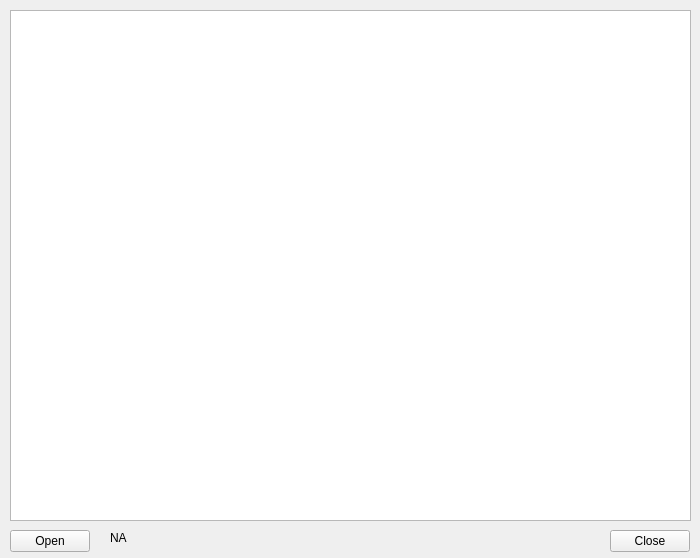
<?xml version="1.0" encoding="UTF-8"?>
<ui version="4.0">
 <class>Form</class>
 <widget class="QWidget" name="Form">
  <property name="geometry">
   <rect>
    <x>0</x>
    <y>0</y>
    <width>700</width>
    <height>558</height>
   </rect>
  </property>
  <property name="windowTitle">
   <string>ImageViewer</string>
  </property>
  <widget class="QPushButton" name="pushButton_OpenImage">
   <property name="geometry">
    <rect>
     <x>10</x>
     <y>530</y>
     <width>80</width>
     <height>22</height>
    </rect>
   </property>
   <property name="text">
    <string>Open</string>
   </property>
  </widget>
  <widget class="QGraphicsView" name="graphicsView__Image">
   <property name="geometry">
    <rect>
     <x>10</x>
     <y>10</y>
     <width>681</width>
     <height>511</height>
    </rect>
   </property>
  </widget>
  <widget class="QPushButton" name="pushButton_Close">
   <property name="geometry">
    <rect>
     <x>610</x>
     <y>530</y>
     <width>80</width>
     <height>22</height>
    </rect>
   </property>
   <property name="text">
    <string>Close</string>
   </property>
  </widget>
  <widget class="QLabel" name="label_Path">
   <property name="geometry">
    <rect>
     <x>110</x>
     <y>530</y>
     <width>241</width>
     <height>16</height>
    </rect>
   </property>
   <property name="text">
    <string>NA</string>
   </property>
  </widget>
 </widget>
 <resources/>
 <connections>
  <connection>
   <sender>pushButton_Close</sender>
   <signal>clicked()</signal>
   <receiver>Form</receiver>
   <slot>close()</slot>
   <hints>
    <hint type="sourcelabel">
     <x>641</x>
     <y>535</y>
    </hint>
    <hint type="destinationlabel">
     <x>556</x>
     <y>538</y>
    </hint>
   </hints>
  </connection>
 </connections>
</ui>
